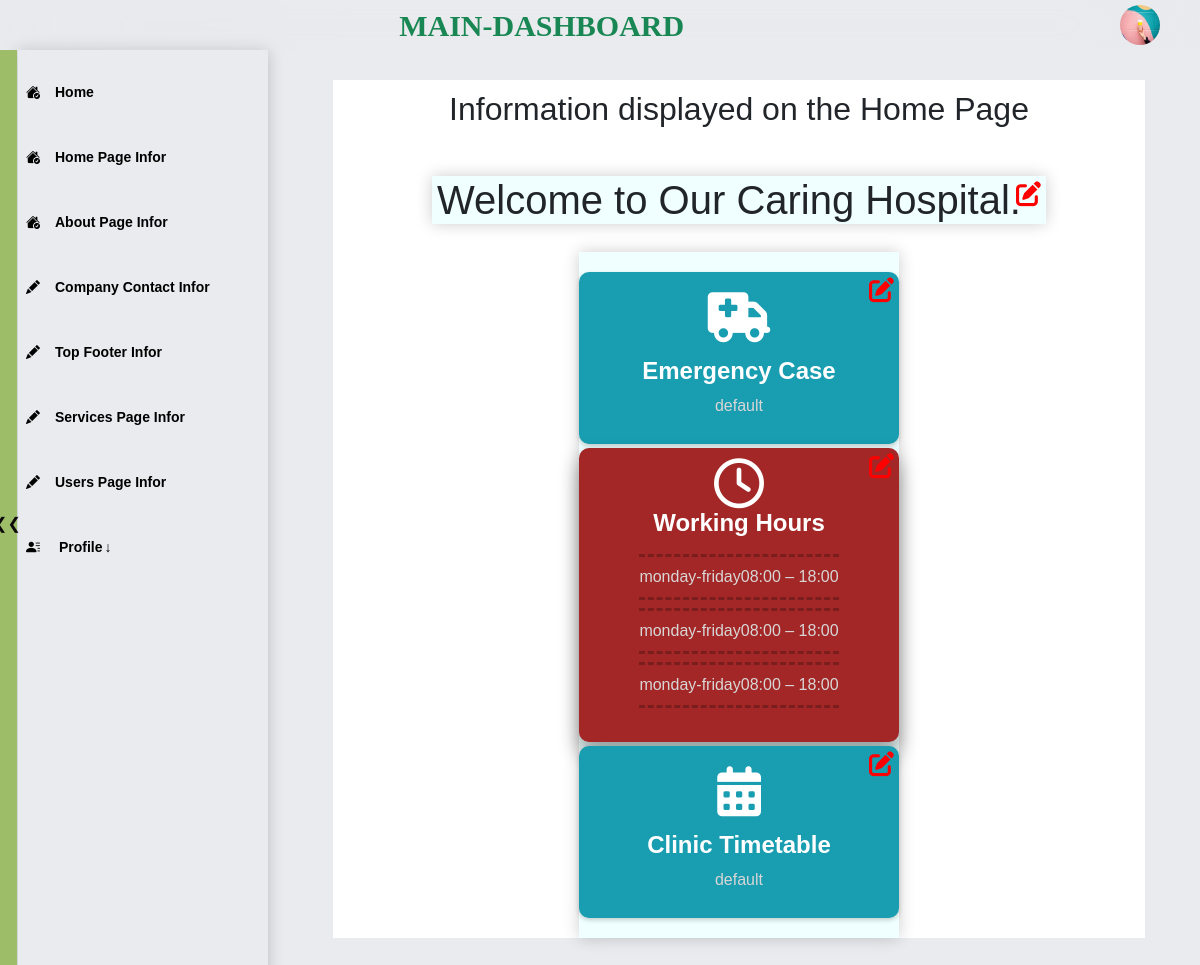
The page /home-page-view/ (signed in) on the database its author committed.
### users/models.py (models this page shows, shortened)
class Profile(models.Model):
    is_staff = models.BooleanField(default=False)
    user = models.OneToOneField(User, on_delete=models.CASCADE) # Delete profile when user is deleted
    phone_number = PhoneNumberField(null=True, blank=True)
    country= CountryField(blank=True)
    title = models.CharField(default='This is the default, title change it in profile.', max_length=200, null=True)
    desc_text='Hey, there is a default text description about you that you can change it by clicking "Edit" or going'
    desc = models.TextField(default=desc_text, max_length=200, null=True)
    image = models.ImageField(default='default.jpg', upload_to='profile_pics')
    github = models.URLField(default='https://www.github.com/', max_length=1000, null=True, blank=True)
    facebook = models.URLField(default='https://www.facebook.com/', max_length=1000, null=True, blank=True)
    googleplus = models.URLField(default='https://www.google.com/', max_length=1000, null=True, blank=True)
    instagram = models.URLField(default='https://www.instagram.com/', max_length=1000, null=True, blank=True)

### hospital_website/models/models.py (models this page shows, shortened)
class HomePage(models.Model):
    heading = models.CharField(default=hpage_heading, max_length=100, null=False)
    body = models.TextField(default=hpage_desc,
                            max_length=600, null=True, blank=True)

### hospital_website/models/homeP_cards_M.py (models this page shows, shortened)
class HomePageCard1(models.Model):
    heading = models.CharField(default='Emergency Case', max_length=100, null=False)
    body = models.CharField(default='default',max_length=200, null=False)
    color = models.CharField(default='green',max_length=100, null=False)
    iconInput = models.CharField(default='default',max_length=200, null=False)

class WorkingHours(models.Model):
    day = models.CharField(max_length=20)
    opening_time = models.TimeField(default='08:00')  # Replace with your desired default
    closing_time = models.TimeField(default='18:00')  # Replace with your desired default

class HomePageCard3(models.Model):
    heading = models.CharField(default='Clinic Timetable', max_length=100, null=False)
    body = models.CharField(default='default',max_length=200, null=False)
    color = models.CharField(default='green',max_length=100, null=False)
    iconInput = models.CharField(default='default',max_length=200, null=False)

### hospital_website/admin_views/content_views/homeP_view_V.py (the view)
# urls.py: path('home-page-view/', home_page_view, name='home_page_view'),
def home_page_view(request):
    try:
        home_page = HomePage.objects.first()
        card1 = HomePageCard1.objects.first()
        workinghours = WorkingHours.objects.all()
        card3 = HomePageCard3.objects.first()
    except HomePage.DoesNotExist:
        home_page = None
        card1 = None
        workinghours = None
        card3 = None
    context ={
        'home_page': home_page,
        'card1' : card1,
        'card3' : card3,
        'workinghours' : workinghours,
        }
    return render(request,
        'maindashboard/home_page/homepage_infor.html',
        context
    )

### templates/maindashboard/home_page/homepage_infor.html (shortened to what this page needs)
{% extends 'maindashboard/dashboard_base.html' %}
{% load static %}
{% block css %}
<link rel="stylesheet" href="{% static 'css/blogdashboard/author/write_new_article.css' %}">
<link rel="stylesheet" href="{% static 'css/home_page.css' %}" type="text/css">
{% endblock css %}
{% block content %}
<section class="item2 section write-A-page">
    <div class="write-a-c bg--white">
        <div id="w-a-heading">
            <h2>Information displayed on the Home Page</h2>
        </div>
        <div class="content-body">
        {% if home_page %}
            <div class="heading edit-icon-h">
                <h1>{{ home_page.heading }}</h1>
                <div class="edit-icon">
                    <a href="{% url 'edit_home_page' %}">
                        <i class="fa-solid fa-pen-to-square"></i>
                    </a>
                </div>
            </div>
        {% else %}
            <p>No home page content available.</p>
        {% endif %}
        </div>
        <div class="frontP-cards">
            <div class="f-card1 {{card1.color}} edit-icon-h">
                {% if card1 %}
                <div class="fa-icon">{{card1.iconInput|safe}}</div>
                <h4>{{card1.heading}}</h4>
                <p>
                  {{ card1.body }}
                </p>
                {%else%}
                <p> Information for card1 is not available.</p>
                {%endif%}
                <div class="edit-icon">
                  <a href="{% url 'home_page_card1_form' %}">
                      <i class="fa-solid fa-pen-to-square"></i>
                  </a>
                </div>
            </div>
            <div class="f-card2 red edit-icon-h">
             <div><i class="fa-icon fa-regular fa-clock"></i></div>
                <h4>Working Hours</h4>
                <ul>
                  {% if workinghours %}
                  {% for entry in workinghours %}
                    <hr style="margin: 0.5rem 0; border-top: 3px dashed black; background: none;">
                    <li>
                      <span class="left">{{ entry.day }}</span><span class="right">{{ entry.opening_time|time:"H:i" }} – {{ entry.closing_time|time:"H:i" }}</span>
                    </li>
                      <hr style="margin: 0.5rem 0; border-top: 3px dashed black; background: none;">
                  {% endfor %}
                  {% else %}
                  <p> working hours are not updated</p>
                  {% endif %}
                </ul>
                <div class="edit-icon">
                  <a href="{% url 'working_hours_form' %}">
                      <i class="fa-solid fa-pen-to-square"></i>
                  </a>
                </div>
            </div>
            <div class="f-card3 {{card3.color}} edit-icon-h">
                {% if card3 %}
                <div class="fa-icon">{{card3.iconInput|safe}}</div>
                <h4>{{card3.heading}}</h4>
                <p>
                  {{ card3.body }}
                </p>
                {% else %}
                <p> Information for card3 is not available.</p>
                {% endif %}
                <div class="edit-icon">
                  <a href="{% url 'home_page_card3_form' %}">
                      <i class="fa-solid fa-pen-to-square"></i>
                  </a>
                </div>
            </div>
          </div>
    </div>
</section>
{% endblock content%}

### templates/maindashboard/dashboard_base.html (shortened to what this page needs)
{% load static %}
<!doctype html>
<html>
<head>
    <link rel="stylesheet" type="text/css"href="https://cdnjs.cloudflare.com/ajax/libs/font-awesome/6.2.0/css/all.min.css">
    <link href="https://cdn.jsdelivr.net/npm/bootstrap@5.3.1/dist/css/bootstrap.min.css" rel="stylesheet">
    <link rel="stylesheet" href="https://cdn.jsdelivr.net/npm/bootstrap-icons@1.10.5/font/bootstrap-icons.css">
    <link rel="stylesheet" href="{% static 'css/blogdashboard/style.css' %}">
    <link rel="stylesheet" href="{% static 'css/blogdashboard/dashboard_nav.css' %}">
    <link rel="stylesheet" href="{% static 'css/blogdashboard/dashboard_sidebar.css' %}">
    <link rel="stylesheet" href="{% static 'css/blogdashboard/dashboard_sidebar.css' %}">
    <link rel="stylesheet" href="{% static 'css/dashboard_all_pages.css' %}">
    {% block css%} {% endblock css%}
</head>
<body class="preload">
    <header class="header">
        <div id="logo">
            <div class="logo">
                main-dashboard
            </div>
        </div>
        <div class="user nav-item dropdown">
            {% if user.is_authenticated %}
              <a class="dropdown-toggle" style="background:none; "id="dropdownMenuButton1" data-bs-toggle="dropdown" aria-expanded="false">
                    <img src="{{user.profile.image.url}}" width="40" height="40" class="rounded-circle" alt="Avatar">
              </a>
            {% else %}
                <a href="{% url 'login' %}">
                    <span>Login</span>  </a>
            {%endif %}
        </div>
    </header>
    <main class="body-container containerl-xxl">
        <div class="item" id="side-bar">
            <div class="side__links">
                <a href="{% url 'main_dashboard_home' %}" class="side__link side__link--active">
                    <i class="bi bi-house-check-fill"></i>
                    Home
                </a>
                <a href="{% url 'home_page_view' %}" class="side__link side__link--active">
                    <i class="bi bi-house-check-fill"></i>
                    Home Page Infor
                </a>
                <a href="{% url 'about_page_view' %}" class="side__link side__link--active">
                    <i class="bi bi-house-check-fill"></i>
                    About Page Infor
                </a>
                <a href="{% url 'companycontact_info_view' %}" class="side__link ">
                    <i class="bi bi-pencil-fill"></i>
                    Company Contact Infor
                </a>
                <a href="{% url 'top_footer_view' %}" class="side__link ">
                    <i class="bi bi-pencil-fill"></i>
                    Top Footer Infor
                </a>
                <a href="{% url 'view_service_categories' %}" class="side__link ">
                    <i class="bi bi-pencil-fill"></i>
                    Services Page Infor
                </a>
                <a href="{% url 'user_list' %}" class="side__link ">
                    <i class="bi bi-pencil-fill"></i>
                    Users Page Infor
                </a>
                <div class="side__link dropdown">
                    <span class="dropdown-btn" aria-expanded="false">
                        <i class="bi bi-person-lines-fill"></i>
                        Profile<span style="padding-left: 2px;">&darr;</span>
                    </span>
                </div>
            </div>
        </div>
        <div class="item" id="main">
            <div>
                {% block content %}
                {% endblock content %}
            </div>
        </div>
    </main>
    <button id="hide-button" ><div class="indicator"></div></button>
</body>
</html>

### static/css/blogdashboard/style.css (style rules this page uses)
body { margin: 0; background-color: #e9ebee; --header-height: 50px; margin: var(--header-height) 0 0 0; font-family: sans-serif; cursor: default; }
ol, ul { list-style: none; padding: 0; }
a { text-decoration: none; }
.body-container { display: grid; }
.bg--white { background-color: white; }
@media (min-width:888px) { #hide-button { display: flex; position: fixed; top: 50px; width: 17px; height: 95%; border: none; padding-left: 4px; border-image: initial; background-color: rgb(157 189 105); color: rgb(12 10 10); font-size: 16px; cursor: pointer; z-index: 1; align-items: center; justify-content: center; } }
@media (min-width:888px) { .body-container { grid-template-columns: 250px auto; grid-template-areas: 'sidebar main'; grid-gap: 10px; margin-left: 18px; } }
@media (min-width:888px) { #side-bar { grid-area: sidebar; position: fixed; height: 100%; width: 250px; } }
@media (min-width:888px) { #main { grid-area: main; } }

### static/css/blogdashboard/dashboard_nav.css (style rules this page uses)
.header { position: fixed; z-index: 200; top: 0; left: 0; width: 100%; height: var(--header-height); display: grid; backdrop-filter: blur(60px); -webkit-backdrop-filter: blur(3px); }
#logo { display: flex; align-items: center; justify-content: center; grid-column: 6; font-family: emoji; font-weight: 700; color: #198754; text-transform: uppercase; }
.logo { font-size: 30px !important; }
.user { display: flex; align-items: center; grid-column: 9; }
@media (min-width: 888px) { .header { display: grid; align-items: center; justify-content: space-around; } }
@media (min-width: 888px) { .user { grid-column: 12; display: inline-flex; justify-content: right; margin-right: 4px; } }

### static/css/blogdashboard/dashboard_sidebar.css (style rules this page uses)
a { text-decoration: none; }
#main { padding: 10px 5px; }
.side__links { box-shadow: 0 0 15px rgba(0, 0, 0, 0.2); height: inherit; width: 100%; padding-top: 20px; transition: transform 0.3s; }
.side__link { display: flex; color: rgb(0,0,0); font-weight: bold; font-size: 14px; text-decoration: none; cursor: pointer; padding: 12px 3px; margin: 0 5px 20px 5px; transition: transform 0.3s; flex-wrap: wrap; }
.side__link>i, .side__link span .bi { margin-right: 15px; }
#side-bar .dropdown-btn { display: block; width: 100%; }
#side-bar .dropdown { position: relative; }
@media (min-width:891px) { .side__link.dropdown { width: auto; } }

### static/css/dashboard_all_pages.css (style rules this page uses)
.write-a-c { display: flex; flex-direction: column; align-items: center; }
#w-a-heading, .content-body { padding: 20px; }
#w-a-heading { margin: 0 !important; }
#w-a-heading h2, #w-a-heading h6 { text-align: center; }
.edit-icon-h { position: relative; }
.edit-icon { position: absolute; top: 5px; right: 5px; font-size: 25px; font-weight: 800; }
.edit-icon a { color: red !important; display: flex !important; align-items: center; justify-content: center; }

### static/css/blogdashboard/author/write_new_article.css (style rules this page uses)
#w-a-heading { margin: 0 0 50px 10px; padding-top: 10px; }
.dropdown-toggle::after { display: none !important; }
@media only screen and (min-width: 768px) { .write-a-c { margin: 20px 50px 50px 50px; } }

### static/css/home_page.css (style rules this page uses)
.blue { background-color: #189db1; }
.red { background-color: #a32727; }
.frontP-cards { display: grid; grid-template-columns: repeat(auto-fit, 320px); gap:10px; justify-content: center; grid-auto-flow: dense; color: #d9d6d6; padding-top: 20px; position: relative; top: -100px; }
.f-card1, .f-card2, .f-card3 { display: flex; flex-direction: column; align-items: center; padding: 10px 20px; border-radius: 10px; box-sizing: border-box; height: fit-content; box-shadow: 0 2px 5px rgba(0, 0, 0, 0.2); }
.f-card2 { box-shadow: 0 11px 20px rgba(0, 0, 0, 0.4); }
.fa-icon { font-size: 50px; color: white; }
.frontP-cards h4 { font-weight: 800; color: white; }

### templates/maindashboard/home_page/homepage_infor.html (style rules this page uses)
.heading { font-size: 20px; background-color: azure; box-shadow: 0 0 15px rgba(0, 0, 0, 0.2); padding: 10px; padding: 0 25px 0 5px; }
.frontP-cards { top: 0; background-color: azure; box-shadow: 0 0 15px rgba(0, 0, 0, 0.2); margin: 0 15px; gap: 4px; padding-bottom: 20px; }

### rows shown on the page
HomePage: heading "Welcome to Our Caring Hospital."
HomePageCard1: heading "Emergency Case", body "default"
WorkingHours: day "monday-friday", opening_time "08:00", closing_time "18:00"
WorkingHours: day "monday-friday", opening_time "08:00", closing_time "18:00"
WorkingHours: day "monday-friday", opening_time "08:00", closing_time "18:00"
HomePageCard3: heading "Clinic Timetable", body "default"
